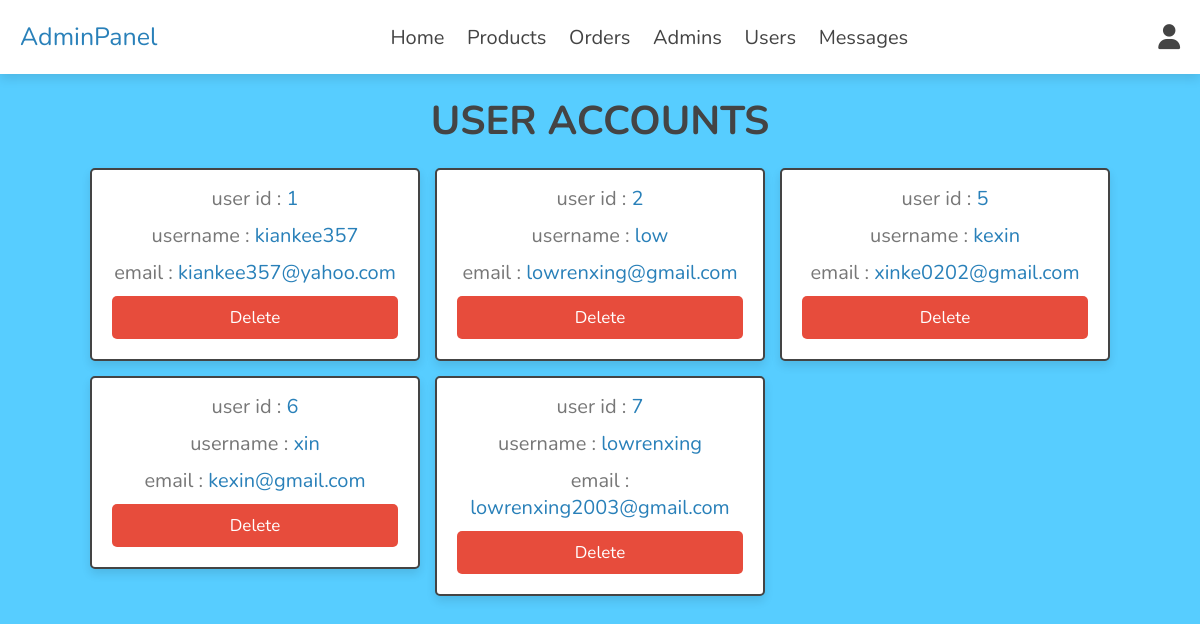
Page /admin/users_accounts.php (signed in) on the earlier database version.
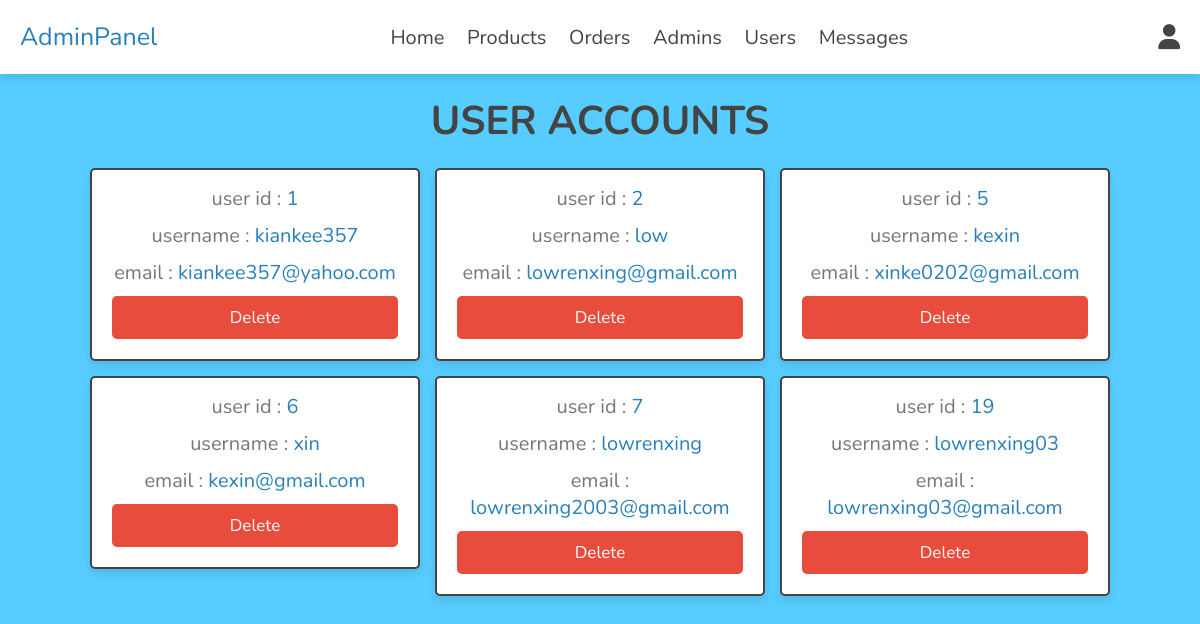
Same page on the later database version.
### tables this page shows
CREATE TABLE `users` (
  `id` int(100) NOT NULL,
  `name` varchar(20) NOT NULL,
  `email` varchar(50) NOT NULL,
  `password` varchar(50) NOT NULL,
  `address1` varchar(100) DEFAULT NULL,
  `address2` varchar(100) DEFAULT NULL,
  `address3` varchar(100) DEFAULT NULL,
  `phoneNum` varchar(15) DEFAULT NULL,
  `Reset_passToken` longtext DEFAULT NULL,
  `Reset_passExpires` text DEFAULT NULL,
  `verification_token` varchar(64) DEFAULT NULL,
  `verification_expiry` datetime DEFAULT NULL
);

### admin/users_accounts.php (the view, shortened to what this page needs)
<?php
include '../components/connect.php';
?>
<!DOCTYPE html>
<html lang="en">
<head>
   <link rel="stylesheet" href="https://cdnjs.cloudflare.com/ajax/libs/font-awesome/6.1.1/css/all.min.css">
   <link rel="stylesheet" href="../css/admin_style.css">
</head>
<body>
<?php include '../components/admin_header.php'; ?>
<section class="accounts">
   <h1 class="heading">user accounts</h1>
   <div class="box-container">
   <?php
      $select_accounts = $conn->prepare("SELECT * FROM `users`");
      $select_accounts->execute();
      if($select_accounts->rowCount() > 0){
         while($fetch_accounts = $select_accounts->fetch(PDO::FETCH_ASSOC)){
   ?>
   <div class="box">
      <p> user id : <span><?= $fetch_accounts['id']; ?></span> </p>
      <p> username : <span><?= $fetch_accounts['name']; ?></span> </p>
      <p> email : <span><?= $fetch_accounts['email']; ?></span> </p>
      <a href="users_accounts.php?delete=<?= $fetch_accounts['id']; ?>" onclick="return confirm('delete this account? the user related information will also be delete!')" class="delete-btn">delete</a>
   </div>
   <?php
         }
      }else{
         echo '<p class="empty">no accounts available!</p>';
      }
   ?>
   </div>
</section>
</body>
</html>

Differences in the rows shown:
added users: id "19", name "lowrenxing03", email "lowrenxing03@gmail.com"
